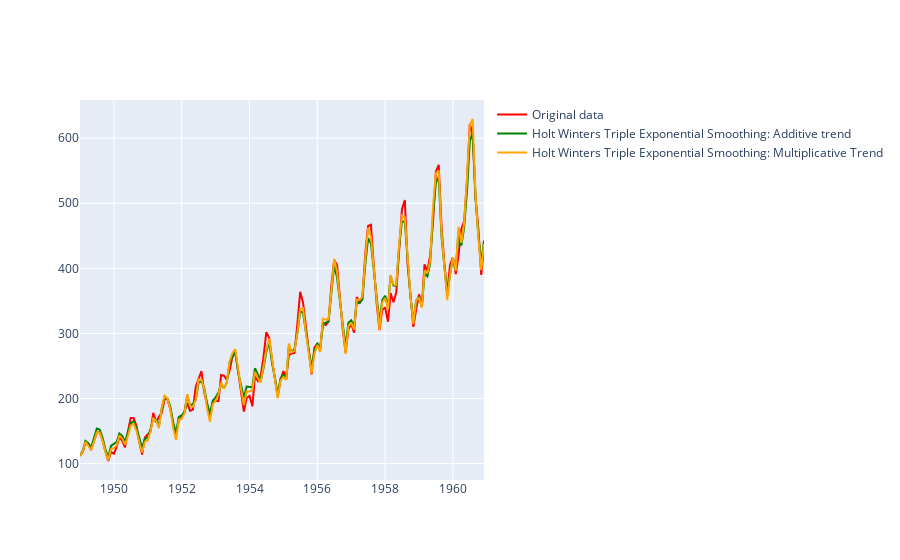

Notebook source saved alongside this figure:
### Code cell
trace0 = Scatter(x = df.index,
                y = df.Passengers,
                line = {'color': 'red'},
                name = 'Original data')

trace1 = Scatter(x = df.index,
                y = df.HWES3_ADD,
                line = {'color': 'green'},
                name = 'Holt Winters Triple Exponential Smoothing: Additive trend')

trace2 = Scatter(x = df.index,
                y = df.HWES3_MUL,
                line = {'color': 'orange'},
                name = 'Holt Winters Triple Exponential Smoothing: Multiplicative Trend')

iplot(Figure(data = [trace0, trace1, trace2]))

### Figure 1 — Plotly figure (JSON) as saved in the notebook; plotly's stock layout.template omitted (floating-point values rounded to 4 significant figures; data arrays with more than 128 entries replaced by an {"elided": "..."} marker saying what was removed)
{"data": [{"line": {"color": "red"}, "name": "Original data", "type": "scatter", "x": {"elided": "144 str values"}, "y": {"elided": "144 int values"}}, {"line": {"color": "green"}, "name": "Holt Winters Triple Exponential Smoothing: Additive trend", "type": "scatter", "x": {"elided": "144 str values"}, "y": {"elided": "144 float values"}}, {"line": {"color": "orange"}, "name": "Holt Winters Triple Exponential Smoothing: Multiplicative Trend", "type": "scatter", "x": {"elided": "144 str values"}, "y": {"elided": "144 float values"}}], "layout": {}}
